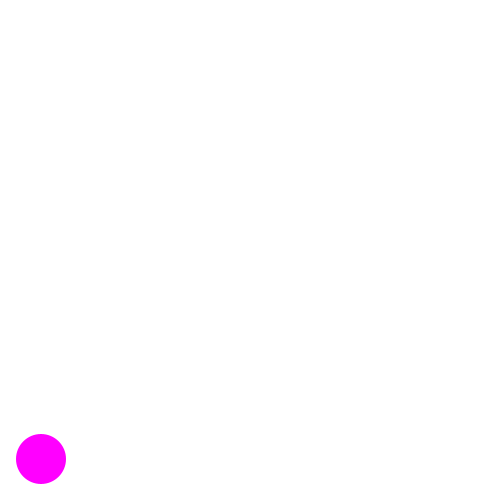
Frame 1 (no input)
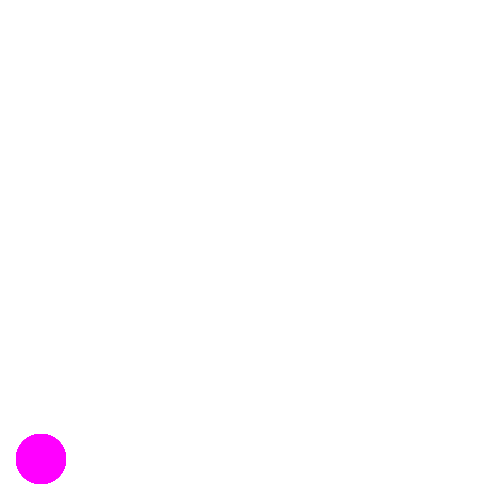
Frame 60 (the mouse pressed at the canvas centre just before this capture)
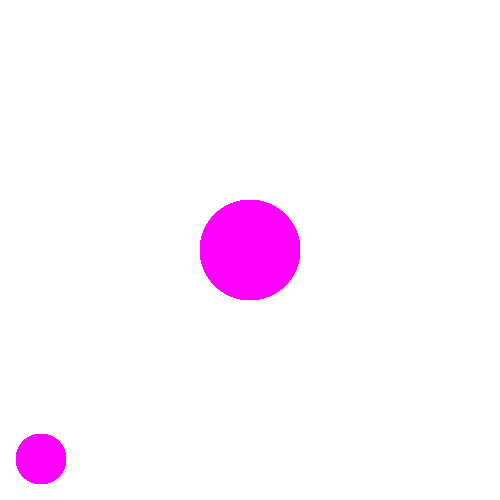
Frame 120 (the mouse held since frame 60 and released just before this capture)

The Processing sketch that drew these frames (run headless with seeded random() and noise(); from frame 60 on, the mouse is pressed at the canvas centre):

// Processing sketch: build
// ── build.pde
// Build 03 - Arrays

// This is array - Understanding variables
color[] colors = {#76C3AF, #FFD9DA, #1B1464};
int[] integers = {0, 1, 2};

int variable = 0;
int[] variables;
int[] variables2 = {0, 1, 2};

// Color picker
color[] palette = {color(255, 0, 255), color(0, 0, 255), color(255, 0, 0)};

// Global scope
color selectedColor;
int index = 0;

void setup() {
  size(500, 500);
  background(255);

  colorMode(HSB);
  //colorMode(RGB);

  variables = new int[100];
  selectedColor = palette[index];
}

void draw() {

  selectedColor = palette[index % palette.length]; // Questions?

  if(mousePressed){
    // RGBA - Default
    ellipseMode(CENTER);
    noStroke();
    strokeWeight(5);
    fill(selectedColor);
    ellipse(mouseX, mouseY, 100, 100);
  }

  // Color preview and Tinting
  float size = 50;
  ellipseMode(CORNER);
  fill(selectedColor);
  noStroke();
  ellipse(16, height - size - 16, size, size);
}

void keyReleased(){
  println("You just pressed the mouse");

  index += 1;
}
